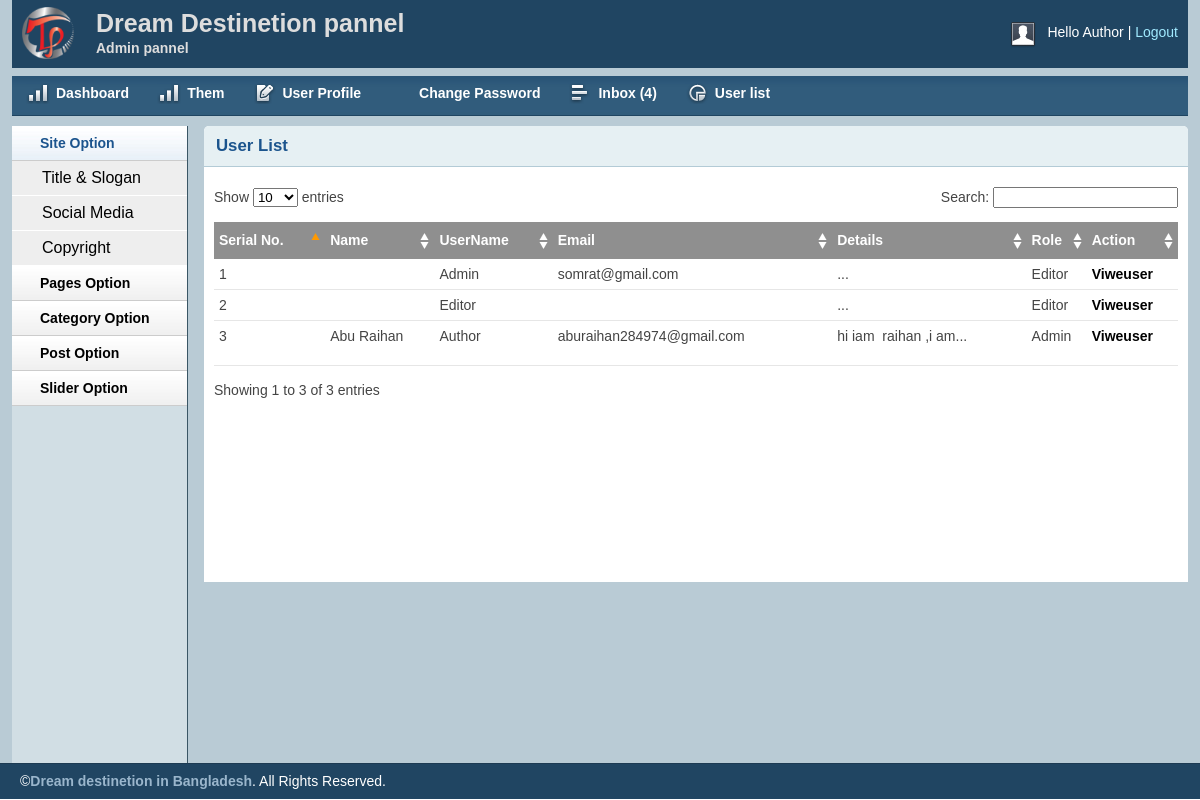
Screenshot of /admin/userlist.php (signed in) with the database file from the repository.
### tables this page shows
CREATE TABLE `tbl_user` (
  `id` int(11) NOT NULL,
  `name` varchar(255) NOT NULL,
  `username` varchar(70) NOT NULL,
  `password` varchar(32) NOT NULL,
  `email` varchar(255) NOT NULL,
  `details` text NOT NULL,
  `role` int(11) NOT NULL
);

CREATE TABLE `tbl_footer` (
  `id` int(11) NOT NULL,
  `note` varchar(215) NOT NULL
);

### lib/session.php (called while the page is built, shortened)
<?php
class session{
public static function get($key){
	if (isset($_SESSION[$key]))
	 {
		return $_SESSION[$key];
	}
	else{
		return false;
	}
}
}
?>

### lib/Database.php (called while the page is built, shortened)
<?php
Class Database{
	public $host   = DB_HOST;
	public $user   = DB_USER;
	public $pass   = DB_PASS;
	public $dbname = DB_NAME;
	public $link;
	private function connectDB(){
	$this->link = new mysqli($this->host, $this->user, $this->pass, $this->dbname);
 }
	public function select($query){
		$result = $this->link->query($query) or die($this->link->error.__LINE__);
		if($result->num_rows > 0){
			return $result;
		} else {
			return false;
		}
	}
}

### helpers/Formate.php (called while the page is built, shortened)
<?php
class formate{
public function textshort($body,$limit = 400){
$body = $body." ";
$body = substr($body, 0 , $limit);
$body = substr($body, 0 , strrpos($body,' '));
$body = $body."...";
return $body;
}
}
?>

### admin/userlist.php (the view, shortened to what this page needs)
<?php include "inc/header.php";?>
<?php include "inc/sidebar.php";?>
        <div class="grid_10">
            <div class="box round first grid">
                <h2>User List</h2>
                <div class="block">
                    <table class="data display datatable" id="example">
                    <thead>
                        <tr>
                            <th>Serial No.</th>
                            <th>Name</th>
                            <th>UserName</th>
                            <th>Email</th>
                            <th>Details</th>
                            <th>Role</th>
                            <th>Action</th>
                        </tr>
                    </thead>
                    <tbody>
                        <?php
                        $query = "SELECT *FROM tbl_user ORDER BY id DESC";
                        $userlist =$db->select($query);
                        if ($userlist) {
                            $i=0;
                            while($result=$userlist->fetch_assoc()){
                        $i++;
                        ?>
                        <tr class="odd gradeX">
                            <td><?php echo $i; ?></td>
                            <td><?php echo $result['name'];?></td>
                              <td><?php echo $result['username'];?></td>
                                <td><?php echo $result['email'];?></td>
                                  <td><?php echo $fm->textshort($result['details'],33);?></td>
                                    <td>
                                        <?php
                                        if ($result['role'] == '1') {
                                            echo "Admin";
                                        }elseif ($result['role'] == '2') {
                                           echo "Author";
                                        }else{
                                            echo "Editor";
                                        }
                                        ?>
                                        </td>
                            <td><a href="Viweuser.php?viweid=<?php echo $result['id'];?>">Viweuser</a>
                        </td>
                        </tr>
                        <?php
                    }
                }
                ?>
                    </tbody>
                </table>
               </div>
            </div>
        </div>
        <?php include "inc/footer.php";?>

### admin/inc/header.php (shortened to what this page needs)
<?php
include "../lib/session.php";
?>
<?php include "../helpers/Formate.php";?>
<?php include "../lib/Database.php";?>
<?php
    $db = new Database();
    $fm = new formate();
?>
<!DOCTYPE html>
<html>
<head>
    <link rel="stylesheet" type="text/css" href="css/reset.css" media="screen" />
    <link rel="stylesheet" type="text/css" href="css/text.css" media="screen" />
    <link rel="stylesheet" type="text/css" href="css/grid.css" media="screen" />
    <link rel="stylesheet" type="text/css" href="css/layout.css" media="screen" />
    <link rel="stylesheet" type="text/css" href="css/nav.css" media="screen" />
    <link href="css/table/demo_page.css" rel="stylesheet" type="text/css" />
</head>
<body>
    <div class="container_12">
        <div class="grid_12 header-repeat">
            <div id="branding">
                <div class="floatleft logo">
                    <img src="img/livelogo.png" alt="Logo" />
				</div>
				<div class="floatleft middle">
					<h1>Dream Destinetion pannel</h1>
					<p>Admin pannel</p>
				</div>
                <div class="floatright">
                    <div class="floatleft">
                        <img src="img/img-profile.jpg" alt="Profile Pic" />
                    </div>
                    <div class="floatleft marginleft10">
                        <ul class="inline-ul floatleft">
                            <li>Hello <?php  echo session::get('username');?></li>
                            <li><a href="?action=logout">Logout</a></li>
                        </ul>
                    </div>
                </div>
            </div>
        </div>
        <div class="grid_12">
            <ul class="nav main">
                <li class="ic-dashboard"><a href="index.php"><span>Dashboard</span></a> </li>
                <li class="ic-dashboard"><a href="them.php"><span>Them</span></a> </li>
                <li class="ic-form-style"><a href="profile.php"><span>User Profile</span></a></li>
				<li class="ic-typography"><a href="changepassword.php"><span>Change Password</span></a></li>
				<li class="ic-grid-tables"><a href="inbox.php"><span>Inbox
                 <?php
                $query = "SELECT *FROM tbl_contact where status='0' order by id desc";
                $msg = $db->select($query);
                if ($msg) {
                    $count = mysqli_num_rows($msg);
                    echo "(".$count.")";
                }
                else{
                    echo "(0)";
                }
                ?>
                </span></a></li>
                  <li class="ic-charts">
                    <a href="userlist.php"><span>User list</span>
                  </a></li>
            </ul>
        </div>

### admin/inc/sidebar.php (shortened to what this page needs)
<div class="grid_2">
           <div class="box sidemenu">
               <div class="block" id="section-menu">
                   <ul class="section menu">
                      <li><a class="menuitem">Site Option</a>
                           <ul class="submenu">
                               <li><a href="titleslogan.php">Title & Slogan</a></li>
                               <li><a href="social.php">Social Media</a></li>
                               <li><a href="copyright.php">Copyright</a></li>
                           </ul>
                       </li>
                        <li><a class="menuitem">Pages Option</a>
                       </li>
                       <li><a class="menuitem">Category Option</a>
                       </li>
                       <li><a class="menuitem">Post Option</a>
                       </li>
                       <li><a class="menuitem">Slider Option</a>
                       </li>
                   </ul>
               </div>
           </div>
       </div>

### admin/inc/footer.php (shortened to what this page needs)
    </div>
    <?php
    $query= "SELECT *FROM tbl_footer ";
    $copy = $db->select($query);
    if ($copy) {
    	while ($result = $copy->fetch_assoc()) {
    ?>
    <div id="site_info">
        <p>
         &copy;<a href="http://trainingwithliveproject.com"><?php echo $result['note'];?></a>. All Rights Reserved.
        </p>
    </div>
    <?php
     	}
    }
    ?>
</body>
</html>

### admin/css/layout.css (style rules this page uses)
body { background: #fff none repeat scroll 0 0; color: #444; font-size: 14px; padding: 0; }
.floatleft { float:left; }
.logo img { margin-top: -15px; width: 52px; }
.middle { margin-left: 22px; margin-top: -14px; }
.middle h1 { color:#ddd;margin:0 }
.middle p { color: #ddd; margin: 0; font-weight: bold; }
.floatright { float:right; }
.inline-ul li { display:inline; color:#fff; }
.marginleft10 { margin-left:10px; }
a { color: #000; font-weight:bold; text-decoration: none; }
.container_12, .container_16 { background:#B9CBD5; }
h1, h2, h3, h4, h5, h6 { line-height:1.2em; margin-bottom:.3em; }
h2 { margin-top:1em; }
#branding { font-weight: normal; margin-bottom: 0; padding: 22px 10px 3px; text-align: left; }
.header-repeat { background:url(../img/header-repeat.jpg) repeat-x; }
#branding a { color:#A1EAFF; font-weight:normal; }
#branding a:before { content:" | "; color:#fff; }
#branding ul, #branding ul li { margin:0px; padding:0px; }
#branding li { padding:0px 0px 0px 0px !important; }
.box { background:#fff; margin-bottom:20px; padding:10px 10px 10px 10px; margin-left:-8px; }
.box.grid { padding-bottom:40px; }
.box.round { -moz-border-radius: 5px 5px 0px 0px; -webkit-border-radius: 5px 5px 0px 0px; border-radius: 5px 5px 0px 0px; }
.box h2 { font-size:1.2em; font-weight:bold; color:#1B548D; background:#E6F0F3; margin:-10px -10px 0 -10px; padding:10px 12px; border-bottom:1px solid #B3CBD6; -moz-border-radius: 5px 5px 0px 0px; -webkit-border-radius: 5px 5px 0px 0px; border-radius: 5px 5px 0px 0px; }
.box.first { min-height: 406px; }
.block { padding-top:20px; }
.box.sidemenu { background-color:#D1DEE4; border-right:1px solid #3A5665; padding:0px; margin:0px; cursor:pointer; }
.box.sidemenu .block { padding-top:0px; margin-top:0px; }
p { margin-bottom:1em; }
ul, ol { padding-top:0; }
ul.menu { list-style:none; border-top:1px solid #bbb; }
ul.menu li { margin:0; }
ul.menu li a { display:block; padding:4px 10px; border-bottom:1px solid #ccc; }
ul.menu ul { list-style:none; margin:0; }
ul.menu ul li a { padding-left:30px; }
ul.section { border-top:0; margin-bottom:0; }
ul.section li a { background:url(../img/sidemenu-repeat.jpg) repeat-x; line-height:26px; padding-left:28px; }
ul.section li li a { background:#ddd; border-bottom:1px solid #eee; }
ul.section ul li { text-transform:none; }
ul.section ul.current li a { background: #eee none repeat scroll 0 0; border-bottom: 1px solid #fff; font-size: 16px; font-weight: normal; }
ul.section li a.current { color:#1B548D; background:url(../img/sidemenu-repeat-hover.jpg) repeat-x; }
#site_info { color:#fff; background:#204562; border-top:1px solid #1d3b53; padding-left:20px; }
#site_info p { line-height:35px; margin-bottom:0px; }
#site_info a { color:#9ab6cc; }
.block { padding-bottom:1px; }
table.display { margin: 0 auto; clear: both; width: 100%; }
.sorting_asc { background: #8f8f8f url(../img/table/sort_asc.png) no-repeat center right; padding:8px 5px; text-align:left; color:#fff; }
.sorting { background:#8f8f8f url(../img/table/sort_both.png) no-repeat center right; padding:8px 5px; text-align:left; color:#fff; }
tr.odd { height: 30px; line-height: 30px; border-bottom:1px solid #e6e6e6; }
tr.even { height: 30px; line-height: 30px; border-bottom:1px solid #e6e6e6; }
tr.odd td, tr.even td { padding-left:5px; }

### rows the page displays
tbl_user: username "Admin", email "somrat@gmail.com", details "...", role "Editor"
tbl_user: username "Editor", details "...", role "Editor"
tbl_user: name "Abu Raihan", username "Author", email "aburaihan284974@gmail.com", details "hi iam raihan ,i am...", role "Admin"
tbl_footer: note "Dream destinetion in Bangladesh"

### other values shown
session::get('username') "Author"
$count "4"
